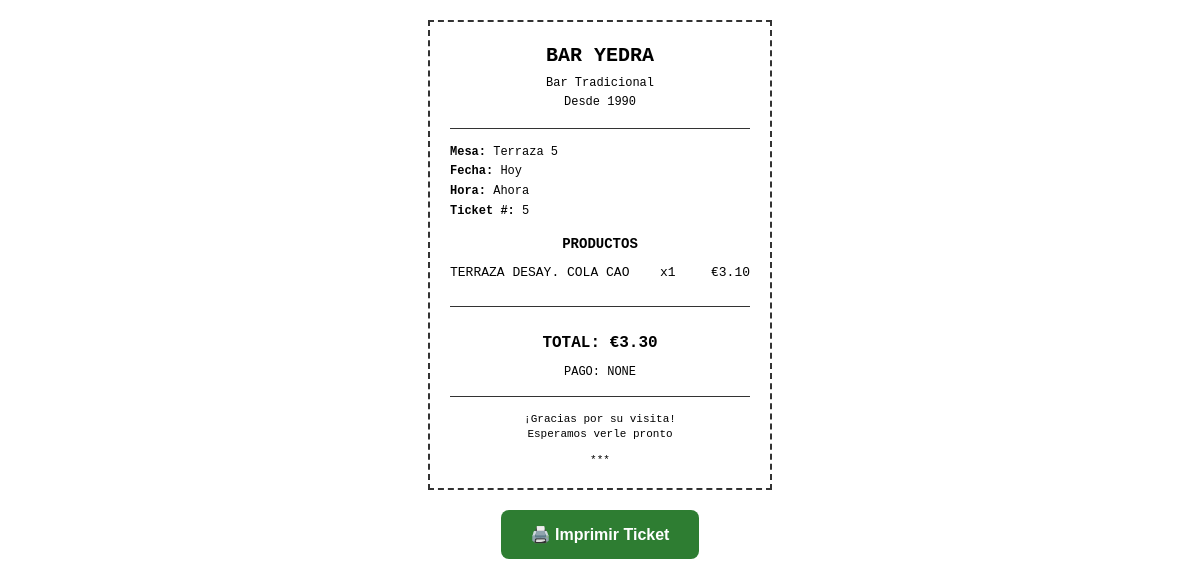
The page /print_receipt/5 on the database as committed earlier.
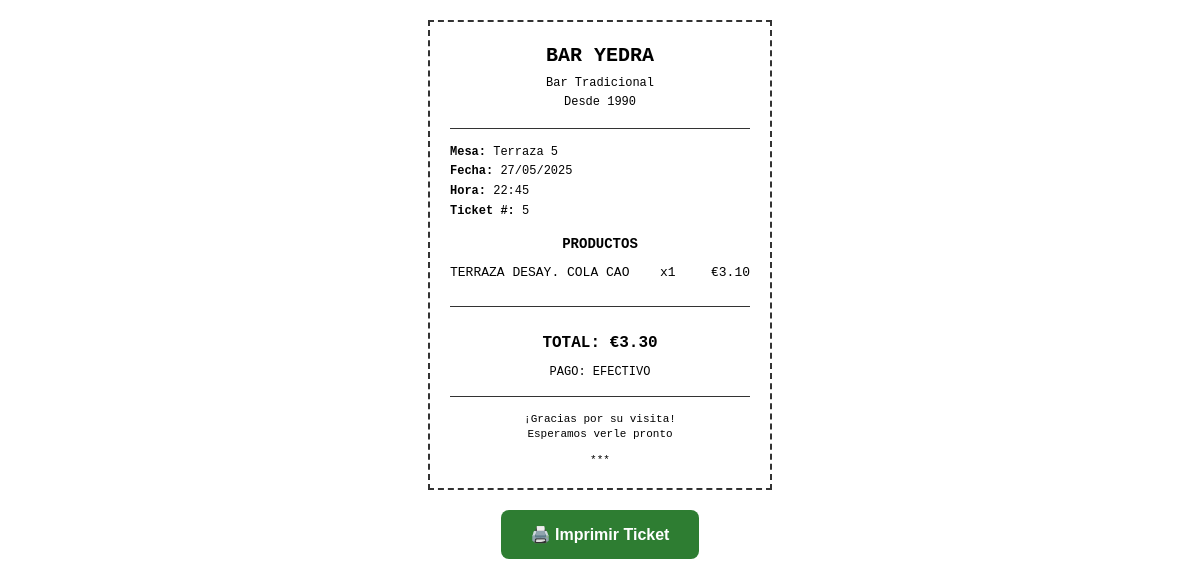
The same page on the database as committed later.
### models.py (models this page shows, shortened)
class Mesa(db.Model):
    __tablename__ = 'mesa'
    id = db.Column(db.Integer, primary_key=True)
    numero = db.Column(db.Integer, nullable=False)
    zona = db.Column(db.String(50), nullable=False)  # Terraza, Sala, Barra
    estado = db.Column(db.String(20), default='libre')  # libre, ocupada, pagada
    pedidos = db.relationship('Pedido', backref='mesa', lazy=True)

class Pedido(db.Model):
    __tablename__ = 'pedido'
    id = db.Column(db.Integer, primary_key=True)
    mesa_id = db.Column(db.Integer, db.ForeignKey('mesa.id'), nullable=False)
    productos = db.Column(db.Text)  # JSON string with products and quantities
    total = db.Column(db.Numeric(10, 2), default=0.00)
    fecha_creacion = db.Column(db.DateTime, default=datetime.utcnow)
    fecha_pago = db.Column(db.DateTime)
    forma_pago = db.Column(db.String(20))  # efectivo, tarjeta
    estado = db.Column(db.String(20), default='abierto')  # abierto, cerrado, pagado
    tickets = db.relationship('Ticket', backref='pedido', lazy=True)

class Producto(db.Model):
    __tablename__ = 'producto'
    id = db.Column(db.Integer, primary_key=True)
    nombre = db.Column(db.String(100), nullable=False)
    precio = db.Column(db.Numeric(10, 2), nullable=False)
    categoria = db.Column(db.String(50), nullable=False, default='General')
    foto_url = db.Column(db.String(255), nullable=True)
    descripcion = db.Column(db.Text, nullable=True)
    activo = db.Column(db.Boolean, default=True)
    orden = db.Column(db.Integer, default=0)  # Para ordenar productos en la interfaz
    stock_actual = db.Column(db.Integer, default=0)  # Cantidad actual en stock
    stock_minimo = db.Column(db.Integer, default=5)  # Alerta cuando llegue a este nivel
    unidad_medida = db.Column(db.String(20), default='unidad')  # unidad, litro, kg, etc.
    fecha_actualizacion = db.Column(db.DateTime, default=datetime.utcnow)

### app.py (the view)
@app.route('/print_receipt/<int:pedido_id>')
def print_receipt(pedido_id):
    pedido = Pedido.query.get_or_404(pedido_id)
    mesa = Mesa.query.get(pedido.mesa_id)
    import json
    productos_dict = json.loads(pedido.productos) if pedido.productos else {}
    productos_detalle = []
    for producto_id_str, cantidad in productos_dict.items():
        producto = Producto.query.get(int(producto_id_str))
        if producto:
            productos_detalle.append({
                'nombre': producto.nombre,
                'precio': float(producto.precio),
                'cantidad': cantidad,
                'subtotal': float(producto.precio) * cantidad
            })
    return render_template('receipt_print.html',
                         pedido=pedido,
                         mesa=mesa,
                         productos_detalle=productos_detalle)

### templates/receipt_print.html (shortened to what this page needs)
<!DOCTYPE html>
<html lang="es">
<head>
</head>
<body>
    <div class="ticket">
        <div class="ticket-header">
            <div class="business-name">BAR YEDRA</div>
            <div class="business-info">Bar Tradicional</div>
            <div class="business-info">Desde 1990</div>
        </div>
        <div class="ticket-info">
            <div><strong>Mesa:</strong> {{ mesa.zona }} {{ mesa.numero }}</div>
            <div><strong>Fecha:</strong> {{ pedido.fecha_pago.strftime('%d/%m/%Y') if pedido.fecha_pago else 'Hoy' }}</div>
            <div><strong>Hora:</strong> {{ pedido.fecha_pago.strftime('%H:%M') if pedido.fecha_pago else 'Ahora' }}</div>
            <div><strong>Ticket #:</strong> {{ pedido.id }}</div>
        </div>
        <div class="products-section">
            <div style="font-weight: bold; margin-bottom: 10px; text-align: center;">PRODUCTOS</div>
            {% for item in productos_detalle %}
            <div class="product-line">
                <div class="product-name">{{ item.nombre }}</div>
                <div class="product-qty">x{{ item.cantidad }}</div>
                <div class="product-price">€{{ "%.2f"|format(item.subtotal) }}</div>
            </div>
            {% endfor %}
        </div>
        <div class="total-section">
            TOTAL: €{{ "%.2f"|format(pedido.total) }}
        </div>
        <div class="payment-method">
            Pago: {{ pedido.forma_pago|upper }}
        </div>
        <div class="ticket-footer">
            <div>¡Gracias por su visita!</div>
            <div>Esperamos verle pronto</div>
            <div style="margin-top: 10px;">***</div>
        </div>
    </div>
    <button class="print-button" onclick="window.print()">
        🖨️ Imprimir Ticket
    </button>
</body>
</html>

### templates/receipt_print.html (style rules this page uses)
body { font-family: 'Courier New', monospace; margin: 0; padding: 20px; background: white; color: black; font-size: 14px; line-height: 1.4; }
.ticket { max-width: 300px; margin: 0 auto; border: 2px dashed #333; padding: 20px; background: white; }
.ticket-header { text-align: center; border-bottom: 1px solid #333; padding-bottom: 15px; margin-bottom: 15px; }
.business-name { font-size: 20px; font-weight: bold; margin-bottom: 5px; }
.business-info { font-size: 12px; margin-bottom: 2px; }
.ticket-info { margin-bottom: 15px; font-size: 12px; }
.ticket-info div { margin-bottom: 3px; }
.products-section { border-bottom: 1px solid #333; padding-bottom: 15px; margin-bottom: 15px; }
.product-line { display: flex; justify-content: space-between; margin-bottom: 8px; font-size: 13px; }
.product-name { flex: 1; margin-right: 10px; }
.product-qty { margin-right: 10px; min-width: 30px; }
.product-price { min-width: 50px; text-align: right; }
.total-section { font-size: 16px; font-weight: bold; text-align: center; padding: 10px 0; }
.payment-method { text-align: center; font-size: 12px; margin-bottom: 15px; text-transform: uppercase; }
.ticket-footer { text-align: center; font-size: 11px; border-top: 1px solid #333; padding-top: 15px; }
.print-button { background: #2e7d32; color: white; border: none; padding: 15px 30px; font-size: 16px; border-radius: 8px; cursor: pointer; margin: 20px auto; display: block; font-weight: bold; }

Rows that differ between the two databases and show on the page:
changed Pedido id 5: fecha_pago "Hoy" → "27/05/2025"; fecha_pago "Ahora" → "22:45"; forma_pago "NONE" → "EFECTIVO"
